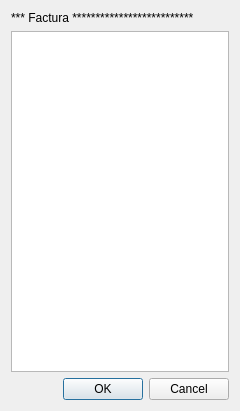
<?xml version="1.0" encoding="UTF-8"?>
<ui version="4.0">
 <class>Acerca</class>
 <widget class="QDialog" name="Acerca">
  <property name="geometry">
   <rect>
    <x>0</x>
    <y>0</y>
    <width>240</width>
    <height>411</height>
   </rect>
  </property>
  <property name="windowTitle">
   <string>Dialog</string>
  </property>
  <layout class="QVBoxLayout" name="verticalLayout">
   <item>
    <widget class="QLabel" name="label">
     <property name="text">
      <string>*** Factura **************************</string>
     </property>
    </widget>
   </item>
   <item>
    <widget class="QTextBrowser" name="outFact"/>
   </item>
   <item>
    <widget class="QDialogButtonBox" name="buttonBox">
     <property name="orientation">
      <enum>Qt::Horizontal</enum>
     </property>
     <property name="standardButtons">
      <set>QDialogButtonBox::Cancel|QDialogButtonBox::Ok</set>
     </property>
    </widget>
   </item>
  </layout>
 </widget>
 <resources/>
 <connections>
  <connection>
   <sender>buttonBox</sender>
   <signal>accepted()</signal>
   <receiver>Acerca</receiver>
   <slot>accept()</slot>
   <hints>
    <hint type="sourcelabel">
     <x>248</x>
     <y>254</y>
    </hint>
    <hint type="destinationlabel">
     <x>157</x>
     <y>274</y>
    </hint>
   </hints>
  </connection>
  <connection>
   <sender>buttonBox</sender>
   <signal>rejected()</signal>
   <receiver>Acerca</receiver>
   <slot>reject()</slot>
   <hints>
    <hint type="sourcelabel">
     <x>316</x>
     <y>260</y>
    </hint>
    <hint type="destinationlabel">
     <x>286</x>
     <y>274</y>
    </hint>
   </hints>
  </connection>
 </connections>
</ui>
